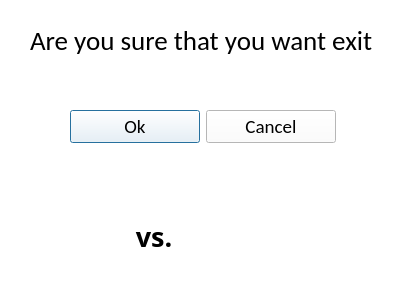
<?xml version="1.0" encoding="UTF-8"?>
<ui version="4.0">
 <class>exit_qdialog</class>
 <widget class="QDialog" name="exit_qdialog">
  <property name="geometry">
   <rect>
    <x>0</x>
    <y>0</y>
    <width>410</width>
    <height>290</height>
   </rect>
  </property>
  <property name="minimumSize">
   <size>
    <width>410</width>
    <height>290</height>
   </size>
  </property>
  <property name="maximumSize">
   <size>
    <width>410</width>
    <height>290</height>
   </size>
  </property>
  <property name="palette">
   <palette>
    <active>
     <colorrole role="WindowText">
      <brush brushstyle="SolidPattern">
       <color alpha="255">
        <red>0</red>
        <green>0</green>
        <blue>0</blue>
       </color>
      </brush>
     </colorrole>
     <colorrole role="Button">
      <brush brushstyle="SolidPattern">
       <color alpha="255">
        <red>255</red>
        <green>255</green>
        <blue>255</blue>
       </color>
      </brush>
     </colorrole>
     <colorrole role="Light">
      <brush brushstyle="SolidPattern">
       <color alpha="255">
        <red>255</red>
        <green>255</green>
        <blue>255</blue>
       </color>
      </brush>
     </colorrole>
     <colorrole role="Midlight">
      <brush brushstyle="SolidPattern">
       <color alpha="255">
        <red>255</red>
        <green>255</green>
        <blue>255</blue>
       </color>
      </brush>
     </colorrole>
     <colorrole role="Dark">
      <brush brushstyle="SolidPattern">
       <color alpha="255">
        <red>127</red>
        <green>127</green>
        <blue>127</blue>
       </color>
      </brush>
     </colorrole>
     <colorrole role="Mid">
      <brush brushstyle="SolidPattern">
       <color alpha="255">
        <red>170</red>
        <green>170</green>
        <blue>170</blue>
       </color>
      </brush>
     </colorrole>
     <colorrole role="Text">
      <brush brushstyle="SolidPattern">
       <color alpha="255">
        <red>0</red>
        <green>0</green>
        <blue>0</blue>
       </color>
      </brush>
     </colorrole>
     <colorrole role="BrightText">
      <brush brushstyle="SolidPattern">
       <color alpha="255">
        <red>255</red>
        <green>255</green>
        <blue>255</blue>
       </color>
      </brush>
     </colorrole>
     <colorrole role="ButtonText">
      <brush brushstyle="SolidPattern">
       <color alpha="255">
        <red>0</red>
        <green>0</green>
        <blue>0</blue>
       </color>
      </brush>
     </colorrole>
     <colorrole role="Base">
      <brush brushstyle="SolidPattern">
       <color alpha="255">
        <red>255</red>
        <green>255</green>
        <blue>255</blue>
       </color>
      </brush>
     </colorrole>
     <colorrole role="Window">
      <brush brushstyle="SolidPattern">
       <color alpha="255">
        <red>255</red>
        <green>255</green>
        <blue>255</blue>
       </color>
      </brush>
     </colorrole>
     <colorrole role="Shadow">
      <brush brushstyle="SolidPattern">
       <color alpha="255">
        <red>0</red>
        <green>0</green>
        <blue>0</blue>
       </color>
      </brush>
     </colorrole>
     <colorrole role="AlternateBase">
      <brush brushstyle="SolidPattern">
       <color alpha="255">
        <red>255</red>
        <green>255</green>
        <blue>255</blue>
       </color>
      </brush>
     </colorrole>
     <colorrole role="ToolTipBase">
      <brush brushstyle="SolidPattern">
       <color alpha="255">
        <red>255</red>
        <green>255</green>
        <blue>220</blue>
       </color>
      </brush>
     </colorrole>
     <colorrole role="ToolTipText">
      <brush brushstyle="SolidPattern">
       <color alpha="255">
        <red>0</red>
        <green>0</green>
        <blue>0</blue>
       </color>
      </brush>
     </colorrole>
    </active>
    <inactive>
     <colorrole role="WindowText">
      <brush brushstyle="SolidPattern">
       <color alpha="255">
        <red>0</red>
        <green>0</green>
        <blue>0</blue>
       </color>
      </brush>
     </colorrole>
     <colorrole role="Button">
      <brush brushstyle="SolidPattern">
       <color alpha="255">
        <red>255</red>
        <green>255</green>
        <blue>255</blue>
       </color>
      </brush>
     </colorrole>
     <colorrole role="Light">
      <brush brushstyle="SolidPattern">
       <color alpha="255">
        <red>255</red>
        <green>255</green>
        <blue>255</blue>
       </color>
      </brush>
     </colorrole>
     <colorrole role="Midlight">
      <brush brushstyle="SolidPattern">
       <color alpha="255">
        <red>255</red>
        <green>255</green>
        <blue>255</blue>
       </color>
      </brush>
     </colorrole>
     <colorrole role="Dark">
      <brush brushstyle="SolidPattern">
       <color alpha="255">
        <red>127</red>
        <green>127</green>
        <blue>127</blue>
       </color>
      </brush>
     </colorrole>
     <colorrole role="Mid">
      <brush brushstyle="SolidPattern">
       <color alpha="255">
        <red>170</red>
        <green>170</green>
        <blue>170</blue>
       </color>
      </brush>
     </colorrole>
     <colorrole role="Text">
      <brush brushstyle="SolidPattern">
       <color alpha="255">
        <red>0</red>
        <green>0</green>
        <blue>0</blue>
       </color>
      </brush>
     </colorrole>
     <colorrole role="BrightText">
      <brush brushstyle="SolidPattern">
       <color alpha="255">
        <red>255</red>
        <green>255</green>
        <blue>255</blue>
       </color>
      </brush>
     </colorrole>
     <colorrole role="ButtonText">
      <brush brushstyle="SolidPattern">
       <color alpha="255">
        <red>0</red>
        <green>0</green>
        <blue>0</blue>
       </color>
      </brush>
     </colorrole>
     <colorrole role="Base">
      <brush brushstyle="SolidPattern">
       <color alpha="255">
        <red>255</red>
        <green>255</green>
        <blue>255</blue>
       </color>
      </brush>
     </colorrole>
     <colorrole role="Window">
      <brush brushstyle="SolidPattern">
       <color alpha="255">
        <red>255</red>
        <green>255</green>
        <blue>255</blue>
       </color>
      </brush>
     </colorrole>
     <colorrole role="Shadow">
      <brush brushstyle="SolidPattern">
       <color alpha="255">
        <red>0</red>
        <green>0</green>
        <blue>0</blue>
       </color>
      </brush>
     </colorrole>
     <colorrole role="AlternateBase">
      <brush brushstyle="SolidPattern">
       <color alpha="255">
        <red>255</red>
        <green>255</green>
        <blue>255</blue>
       </color>
      </brush>
     </colorrole>
     <colorrole role="ToolTipBase">
      <brush brushstyle="SolidPattern">
       <color alpha="255">
        <red>255</red>
        <green>255</green>
        <blue>220</blue>
       </color>
      </brush>
     </colorrole>
     <colorrole role="ToolTipText">
      <brush brushstyle="SolidPattern">
       <color alpha="255">
        <red>0</red>
        <green>0</green>
        <blue>0</blue>
       </color>
      </brush>
     </colorrole>
    </inactive>
    <disabled>
     <colorrole role="WindowText">
      <brush brushstyle="SolidPattern">
       <color alpha="255">
        <red>127</red>
        <green>127</green>
        <blue>127</blue>
       </color>
      </brush>
     </colorrole>
     <colorrole role="Button">
      <brush brushstyle="SolidPattern">
       <color alpha="255">
        <red>255</red>
        <green>255</green>
        <blue>255</blue>
       </color>
      </brush>
     </colorrole>
     <colorrole role="Light">
      <brush brushstyle="SolidPattern">
       <color alpha="255">
        <red>255</red>
        <green>255</green>
        <blue>255</blue>
       </color>
      </brush>
     </colorrole>
     <colorrole role="Midlight">
      <brush brushstyle="SolidPattern">
       <color alpha="255">
        <red>255</red>
        <green>255</green>
        <blue>255</blue>
       </color>
      </brush>
     </colorrole>
     <colorrole role="Dark">
      <brush brushstyle="SolidPattern">
       <color alpha="255">
        <red>127</red>
        <green>127</green>
        <blue>127</blue>
       </color>
      </brush>
     </colorrole>
     <colorrole role="Mid">
      <brush brushstyle="SolidPattern">
       <color alpha="255">
        <red>170</red>
        <green>170</green>
        <blue>170</blue>
       </color>
      </brush>
     </colorrole>
     <colorrole role="Text">
      <brush brushstyle="SolidPattern">
       <color alpha="255">
        <red>127</red>
        <green>127</green>
        <blue>127</blue>
       </color>
      </brush>
     </colorrole>
     <colorrole role="BrightText">
      <brush brushstyle="SolidPattern">
       <color alpha="255">
        <red>255</red>
        <green>255</green>
        <blue>255</blue>
       </color>
      </brush>
     </colorrole>
     <colorrole role="ButtonText">
      <brush brushstyle="SolidPattern">
       <color alpha="255">
        <red>127</red>
        <green>127</green>
        <blue>127</blue>
       </color>
      </brush>
     </colorrole>
     <colorrole role="Base">
      <brush brushstyle="SolidPattern">
       <color alpha="255">
        <red>255</red>
        <green>255</green>
        <blue>255</blue>
       </color>
      </brush>
     </colorrole>
     <colorrole role="Window">
      <brush brushstyle="SolidPattern">
       <color alpha="255">
        <red>255</red>
        <green>255</green>
        <blue>255</blue>
       </color>
      </brush>
     </colorrole>
     <colorrole role="Shadow">
      <brush brushstyle="SolidPattern">
       <color alpha="255">
        <red>0</red>
        <green>0</green>
        <blue>0</blue>
       </color>
      </brush>
     </colorrole>
     <colorrole role="AlternateBase">
      <brush brushstyle="SolidPattern">
       <color alpha="255">
        <red>255</red>
        <green>255</green>
        <blue>255</blue>
       </color>
      </brush>
     </colorrole>
     <colorrole role="ToolTipBase">
      <brush brushstyle="SolidPattern">
       <color alpha="255">
        <red>255</red>
        <green>255</green>
        <blue>220</blue>
       </color>
      </brush>
     </colorrole>
     <colorrole role="ToolTipText">
      <brush brushstyle="SolidPattern">
       <color alpha="255">
        <red>0</red>
        <green>0</green>
        <blue>0</blue>
       </color>
      </brush>
     </colorrole>
    </disabled>
   </palette>
  </property>
  <property name="windowTitle">
   <string>Exit</string>
  </property>
  <widget class="QLabel" name="label_28">
   <property name="geometry">
    <rect>
     <x>30</x>
     <y>10</y>
     <width>361</width>
     <height>61</height>
    </rect>
   </property>
   <property name="font">
    <font>
     <family>Calibri</family>
     <pointsize>20</pointsize>
    </font>
   </property>
   <property name="text">
    <string>Are you sure that you want exit</string>
   </property>
  </widget>
  <widget class="QWidget" name="layoutWidget">
   <property name="geometry">
    <rect>
     <x>20</x>
     <y>190</y>
     <width>261</width>
     <height>92</height>
    </rect>
   </property>
   <layout class="QHBoxLayout" name="horizontalLayout">
    <item>
     <widget class="QLabel" name="label">
      <property name="text">
       <string/>
      </property>
      <property name="pixmap">
       <pixmap resource="../images.qrc">:/newPrefix/C:/Users/Ernesto Zarza/Documents/Nueva carpeta/wav.png</pixmap>
      </property>
     </widget>
    </item>
    <item>
     <widget class="QLabel" name="label_3">
      <property name="maximumSize">
       <size>
        <width>1000</width>
        <height>170</height>
       </size>
      </property>
      <property name="font">
       <font>
        <family>Ravie</family>
        <pointsize>20</pointsize>
        <weight>75</weight>
        <bold>true</bold>
       </font>
      </property>
      <property name="text">
       <string> vs.</string>
      </property>
      <property name="alignment">
       <set>Qt::AlignCenter</set>
      </property>
     </widget>
    </item>
    <item>
     <widget class="QLabel" name="label_2">
      <property name="text">
       <string/>
      </property>
      <property name="pixmap">
       <pixmap resource="../images.qrc">:/newPrefix/C:/Users/Ernesto Zarza/Documents/Nueva carpeta/mp3.jpg</pixmap>
      </property>
     </widget>
    </item>
   </layout>
  </widget>
  <widget class="QWidget" name="layoutWidget">
   <property name="geometry">
    <rect>
     <x>70</x>
     <y>110</y>
     <width>268</width>
     <height>33</height>
    </rect>
   </property>
   <layout class="QHBoxLayout" name="horizontalLayout_2">
    <item>
     <widget class="QPushButton" name="ok_btn">
      <property name="minimumSize">
       <size>
        <width>130</width>
        <height>0</height>
       </size>
      </property>
      <property name="maximumSize">
       <size>
        <width>130</width>
        <height>16777215</height>
       </size>
      </property>
      <property name="font">
       <font>
        <family>Calibri</family>
        <pointsize>14</pointsize>
       </font>
      </property>
      <property name="text">
       <string>Ok</string>
      </property>
     </widget>
    </item>
    <item>
     <widget class="QPushButton" name="addNewPlayer_btn_2">
      <property name="minimumSize">
       <size>
        <width>130</width>
        <height>0</height>
       </size>
      </property>
      <property name="maximumSize">
       <size>
        <width>130</width>
        <height>16777215</height>
       </size>
      </property>
      <property name="font">
       <font>
        <family>Calibri</family>
        <pointsize>14</pointsize>
       </font>
      </property>
      <property name="text">
       <string>Cancel</string>
      </property>
     </widget>
    </item>
   </layout>
  </widget>
 </widget>
 <resources>
  <include location="../images.qrc"/>
  <include location="../images.qrc"/>
 </resources>
 <connections/>
</ui>
